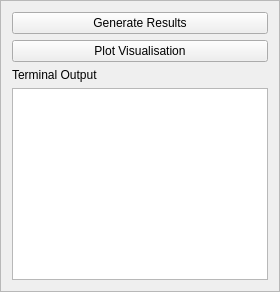
                    <widget class="QFrame" name="frame_2">
                        <property name="frameShape">
                            <enum>QFrame::StyledPanel</enum>
                        </property>
                        <property name="frameShadow">
                            <enum>QFrame::Raised</enum>
                        </property>
                        <layout class="QVBoxLayout" name="verticalLayout">
                            <item>
                                <widget class="QPushButton" name="genResultsButton">
                                    <property name="contextMenuPolicy">
                                        <enum>Qt::NoContextMenu</enum>
                                    </property>
                                    <property name="text">
                                        <string>Generate Results</string>
                                    </property>
                                </widget>
                            </item>
                            <item>
                                <widget class="QPushButton" name="plotVisualsButton">
                                    <property name="text">
                                        <string>Plot Visualisation</string>
                                    </property>
                                </widget>
                            </item>
                            <item>
                                <widget class="QLabel" name="terminalOutpotLogo">
                                    <property name="text">
                                        <string>Terminal Output</string>
                                    </property>
                                </widget>
                            </item>
                            <item>
                                <widget class="QListWidget" name="terminalOutput">
                                    <property name="sizePolicy">
                                        <sizepolicy hsizetype="Expanding"
                                                    vsizetype="Preferred">
                                            <horstretch>5</horstretch>
                                            <verstretch>0</verstretch>
                                        </sizepolicy>
                                    </property>
                                </widget>
                            </item>
                        </layout>
                    </widget>
